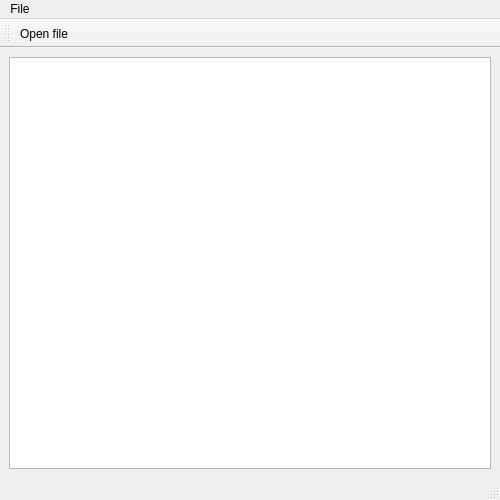
<?xml version="1.0" encoding="UTF-8"?>
<ui version="4.0">
 <class>XMLStructureTreeView</class>
 <widget class="QMainWindow" name="XMLStructureTreeView">
  <property name="geometry">
   <rect>
    <x>0</x>
    <y>0</y>
    <width>500</width>
    <height>500</height>
   </rect>
  </property>
  <property name="windowTitle">
   <string>Просмотр структуры XML файла</string>
  </property>
  <property name="locale">
   <locale language="Russian" country="RussianFederation"/>
  </property>
  <widget class="QWidget" name="centralwidget">
   <layout class="QVBoxLayout" name="verticalLayout">
    <item>
     <widget class="QTreeView" name="treeView">
      <property name="editTriggers">
       <set>QAbstractItemView::NoEditTriggers</set>
      </property>
      <property name="autoExpandDelay">
       <number>-1</number>
      </property>
     </widget>
    </item>
   </layout>
  </widget>
  <widget class="QMenuBar" name="menubar">
   <property name="geometry">
    <rect>
     <x>0</x>
     <y>0</y>
     <width>500</width>
     <height>24</height>
    </rect>
   </property>
   <widget class="QMenu" name="menuFile">
    <property name="title">
     <string>File</string>
    </property>
    <addaction name="actionOpen_file"/>
    <addaction name="separator"/>
    <addaction name="actionExit"/>
   </widget>
   <addaction name="menuFile"/>
  </widget>
  <widget class="QStatusBar" name="statusbar"/>
  <widget class="QToolBar" name="mainToolBar">
   <property name="windowTitle">
    <string>Tool Bar</string>
   </property>
   <attribute name="toolBarArea">
    <enum>TopToolBarArea</enum>
   </attribute>
   <attribute name="toolBarBreak">
    <bool>false</bool>
   </attribute>
   <addaction name="actionOpen_file"/>
  </widget>
  <action name="actionOpen_file">
   <property name="icon">
    <iconset>
     <normaloff/>
    </iconset>
   </property>
   <property name="text">
    <string>Open file...</string>
   </property>
   <property name="toolTip">
    <string>Открыть XML файл</string>
   </property>
   <property name="shortcut">
    <string>Ctrl+O</string>
   </property>
  </action>
  <action name="actionExit">
   <property name="text">
    <string>Exit</string>
   </property>
   <property name="toolTip">
    <string>Выйти из приложения</string>
   </property>
   <property name="shortcut">
    <string>Ctrl+Q</string>
   </property>
  </action>
 </widget>
 <resources/>
 <connections/>
</ui>
